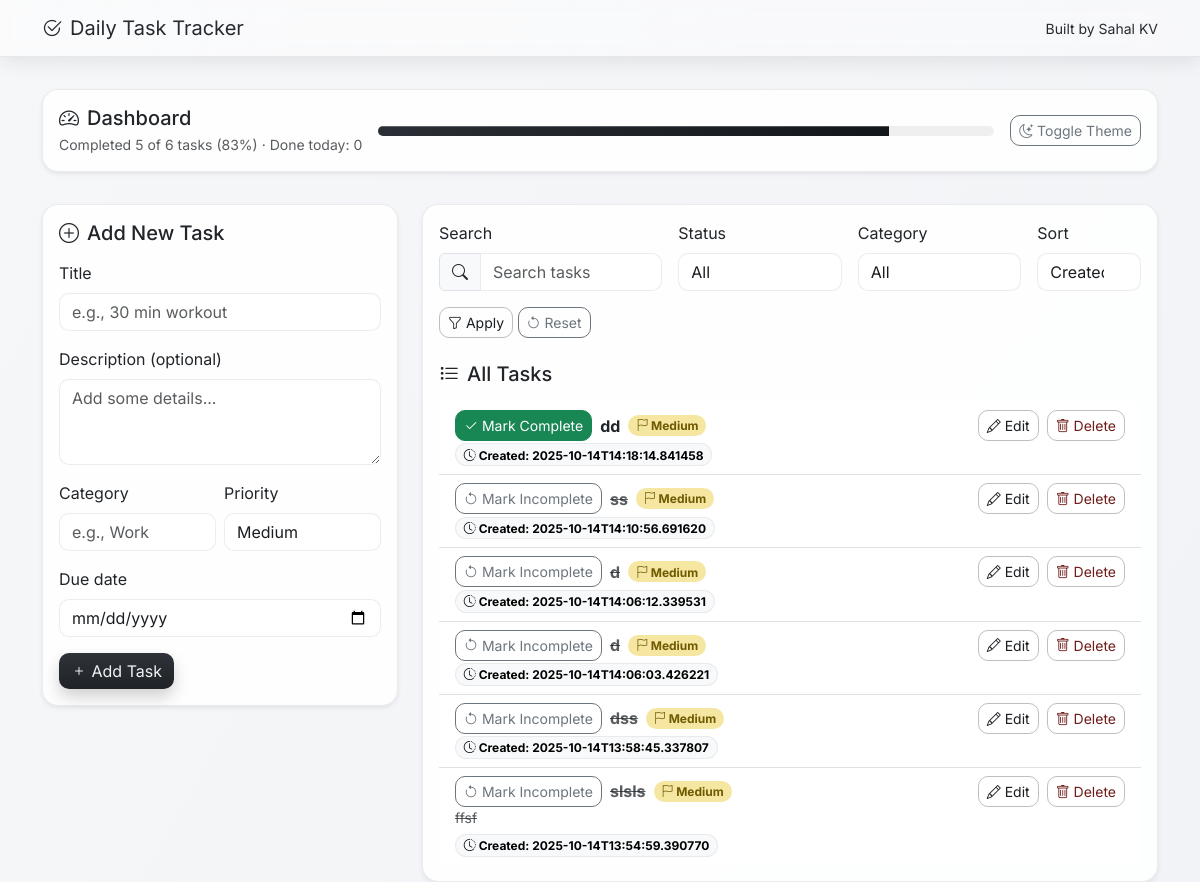
Before: / with the older database file.
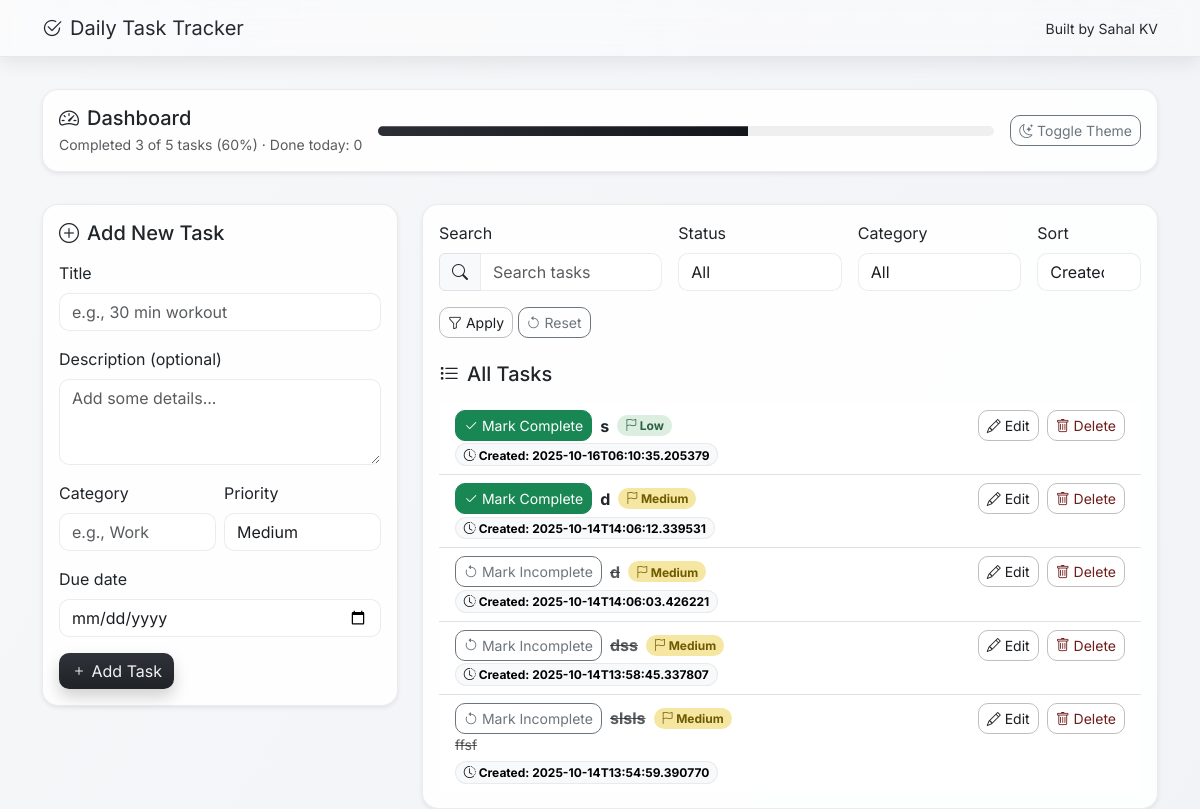
After: the same page with the newer database file.
### tables this page shows
CREATE TABLE tasks (
            id INTEGER PRIMARY KEY AUTOINCREMENT,
            title TEXT NOT NULL,
            description TEXT,
            status INTEGER NOT NULL DEFAULT 0,
            created_at TEXT NOT NULL
        , category TEXT DEFAULT '', priority TEXT DEFAULT 'Medium', due_date TEXT, completed_at TEXT);

### app.py (the view)
@app.get("/")
def index():
    status = request.args.get("status", "")
    category = request.args.get("category", "")
    q = request.args.get("q", "")
    sort = request.args.get("sort", "created")
    tasks = _query_tasks({"status": status, "category": category, "q": q}, sort)
    total = len(tasks)
    completed = sum(1 for t in tasks if t.get("status"))
    progress_pct = int((completed / total) * 100) if total else 0
    today_str = date.today().isoformat()
    done_today = 0
    for t in tasks:
        ca = t.get("completed_at")
        if ca and ca[:10] == today_str:
            done_today += 1
    db = get_db()
    cats = [r[0] for r in db.execute("SELECT DISTINCT category FROM tasks WHERE category IS NOT NULL AND category != '' ORDER BY category").fetchall()]
    return render_template(
        "index.html",
        tasks=tasks,
        filters={"status": status, "category": category, "q": q, "sort": sort},
        stats={"total": total, "completed": completed, "progress_pct": progress_pct, "done_today": done_today},
        categories=cats,
    )

### app.py (called while the page is built, shortened)
def get_db() -> sqlite3.Connection:
    if "db" not in g:
        conn = sqlite3.connect(app.config["DATABASE"], detect_types=sqlite3.PARSE_DECLTYPES)
        conn.row_factory = sqlite3.Row
        g.db = conn
    return g.db

@app.teardown_appcontext
def teardown_db(exception):
    close_db()

def _column_exists(db: sqlite3.Connection, table: str, column: str) -> bool:
    cur = db.execute(f"PRAGMA table_info({table})")
    for row in cur.fetchall():
        if row[1] == column:
            return True
    return False

def init_db() -> None:
    db = get_db()
    db.execute(
        """
        CREATE TABLE IF NOT EXISTS tasks (
            id INTEGER PRIMARY KEY AUTOINCREMENT,
            title TEXT NOT NULL,
            description TEXT,
            status INTEGER NOT NULL DEFAULT 0,
            created_at TEXT NOT NULL
        );
        """
    )
    if not _column_exists(db, "tasks", "category"):
        db.execute("ALTER TABLE tasks ADD COLUMN category TEXT DEFAULT ''")
    if not _column_exists(db, "tasks", "priority"):
        db.execute("ALTER TABLE tasks ADD COLUMN priority TEXT DEFAULT 'Medium'")
    if not _column_exists(db, "tasks", "due_date"):
        db.execute("ALTER TABLE tasks ADD COLUMN due_date TEXT")
    if not _column_exists(db, "tasks", "completed_at"):
        db.execute("ALTER TABLE tasks ADD COLUMN completed_at TEXT")
    db.commit()

def _row_to_task_dict(row: sqlite3.Row) -> dict:
    task = dict(row)
    due_iso = task.get("due_date")
    task["is_overdue"] = False
    task["days_left_display"] = None
    return task

@app.before_request
def ensure_db():
    init_db()

### templates/index.html (shortened to what this page needs)
{% extends 'base.html' %} {% block content %}
<div class="row g-4">
  <div class="col-12">
    <div class="card shadow-sm mb-2">
      <div class="card-body d-flex align-items-center justify-content-between flex-wrap gap-3">
        <div>
          <h5 class="card-title mb-1 d-flex align-items-center gap-2"><i class="bi bi-speedometer2"></i> Dashboard</h5>
          <div class="text-muted small">
            Completed {{ stats.completed }} of {{ stats.total }} tasks
            {% if stats.total %}
            ({{ stats.progress_pct }}%)
            {% endif %}
            · Done today: {{ stats.done_today }}
          </div>
        </div>
        <div class="flex-grow-1" style="min-width: 240px;">
          <div class="progress" role="progressbar" aria-valuenow="{{ stats.progress_pct }}" aria-valuemin="0" aria-valuemax="100">
            <div class="progress-bar" style="width: {{ stats.progress_pct }}%;"></div>
          </div>
        </div>
        <div class="d-flex align-items-center gap-2">
          <button id="themeToggle" class="btn btn-outline-secondary btn-sm"><i class="bi bi-moon-stars"></i> Toggle Theme</button>
        </div>
      </div>
    </div>
  </div>
  <div class="col-12 col-lg-4">
    <div class="card shadow-sm fade-in-up">
      <div class="card-body">
        <h5 class="card-title mb-3 d-flex align-items-center gap-2"><i class="bi bi-plus-circle"></i> Add New Task</h5>
        <form method="post" action="{{ url_for('add') }}">
          <div class="mb-3">
            <label class="form-label">Title</label>
            <input type="text" name="title" class="form-control" placeholder="e.g., 30 min workout" required />
          </div>
          <div class="mb-3">
            <label class="form-label">Description (optional)</label>
            <textarea name="description" class="form-control" rows="3" placeholder="Add some details..."></textarea>
          </div>
          <div class="row g-2 mb-3">
            <div class="col-12 col-sm-6">
              <label class="form-label">Category</label>
              <input name="category" class="form-control" list="categoryList" placeholder="e.g., Work" />
            </div>
            <div class="col-12 col-sm-6">
              <label class="form-label">Priority</label>
              <select name="priority" class="form-select">
                <option value="Medium" selected>Medium</option>
              </select>
            </div>
          </div>
          <div class="mb-3">
            <label class="form-label">Due date</label>
            <input type="date" name="due_date" class="form-control" />
          </div>
          <button class="btn btn-primary" type="submit"><i class="bi bi-plus"></i> Add Task</button>
        </form>
      </div>
    </div>
  </div>
  <div class="col-12 col-lg-8">
    <div class="card shadow-sm fade-in-up">
      <div class="card-body">
        <form class="row g-3 align-items-end mb-4" method="get" action="{{ url_for('index') }}">
          <div class="col-12 col-md-4">
            <label class="form-label">Search</label>
            <div class="input-group">
              <span class="input-group-text"><i class="bi bi-search"></i></span>
              <input type="search" name="q" value="{{ filters.q }}" class="form-control" placeholder="Search tasks" />
            </div>
          </div>
          <div class="col-6 col-md-3">
            <label class="form-label">Status</label>
            <select name="status" class="form-select">
              <option value="" {% if not filters.status %}selected{% endif %}>All</option>
            </select>
          </div>
          <div class="col-6 col-md-3">
            <label class="form-label">Category</label>
            <select name="category" class="form-select">
              <option value="" {% if not filters.category %}selected{% endif %}>All</option>
            </select>
          </div>
          <div class="col-6 col-md-2">
            <label class="form-label">Sort</label>
            <select name="sort" class="form-select">
              <option value="created" {% if filters.sort=='created' %}selected{% endif %}>Created</option>
            </select>
          </div>
          <div class="col-12">
            <button class="btn btn-outline-primary btn-sm"><i class="bi bi-funnel"></i> Apply</button>
            <a class="btn btn-outline-secondary btn-sm" href="{{ url_for('index') }}"><i class="bi bi-arrow-counterclockwise"></i> Reset</a>
          </div>
        </form>
        <h5 class="card-title mb-3 d-flex align-items-center gap-2"><i class="bi bi-list-task"></i> All Tasks</h5>
        {% if tasks %}
        <ul class="list-group list-group-flush">
          {% for task in tasks %}
          {% set pr = task['priority'] or 'Medium' %}
          {% set badge_class = 'text-bg-secondary' %}
          {% if pr == 'High' %}{% set badge_class = 'text-bg-danger' %}{% elif pr == 'Medium' %}{% set badge_class = 'text-bg-warning' %}{% else %}{% set badge_class = 'text-bg-success' %}{% endif %}
          <li class="list-group-item d-flex align-items-start justify-content-between">
            <div class="me-3 flex-grow-1">
              <div class="d-flex align-items-center gap-2 flex-wrap">
                <form method="post" action="{{ url_for('toggle', task_id=task['id']) }}">
                  <button class="btn btn-sm {{ 'btn-success' if not task['status'] else 'btn-outline-secondary' }}" type="submit" data-bs-toggle="tooltip" data-bs-title="Toggle complete">
                    {% if task['status'] %}<i class="bi bi-arrow-counterclockwise"></i> Mark Incomplete{% else %}<i class="bi bi-check2"></i> Mark Complete{% endif %}
                  </button>
                </form>
                <div class="d-flex align-items-center gap-2">
                  <strong class="{{ 'text-muted text-decoration-line-through' if task['status'] else '' }}">
                    {{ task['title'] }}
                  </strong>
                  <span class="badge {{ badge_class }}"><i class="bi bi-flag"></i> {{ pr }}</span>
                </div>
              </div>
              {% if task['description'] %}
              <p class="mb-1 small {{ 'text-muted text-decoration-line-through' if task['status'] else '' }}">{{ task['description'] }}</p>
              {% endif %}
              <span class="badge text-bg-light small"><i class="bi bi-clock-history"></i> Created: {{ task['created_at'] }}</span>
            </div>
            <div class="d-flex gap-2">
              <a href="{{ url_for('edit', task_id=task['id']) }}" class="btn btn-sm btn-outline-primary" data-bs-toggle="tooltip" data-bs-title="Edit task"><i class="bi bi-pencil"></i> Edit</a>
              <form method="post" action="{{ url_for('remove', task_id=task['id']) }}" class="js-confirm"
                    data-confirm-message="Delete this task?" data-confirm-okay-class="btn-danger" data-confirm-okay-text="Delete">
                <button type="submit" class="btn btn-sm btn-outline-danger" data-bs-toggle="tooltip" data-bs-title="Delete task"><i class="bi bi-trash"></i> Delete</button>
              </form>
            </div>
          </li>
          {% endfor %}
        </ul>
        {% else %}
        <div class="text-center py-5">
          <div class="display-6 mb-2">Nothing here yet</div>
          <p class="text-muted">Use the form on the left to add your first task.</p>
        </div>
        {% endif %}
      </div>
    </div>
  </div>
</div>
{% endblock %}

### templates/base.html (shortened to what this page needs)
<!DOCTYPE html>
<html lang="en">
  <head>
    <link
      href="https://cdn.jsdelivr.net/npm/bootstrap@5.3.3/dist/css/bootstrap.min.css"
      rel="stylesheet"
    />
    <link
      href="https://cdn.jsdelivr.net/npm/bootstrap-icons@1.11.3/font/bootstrap-icons.css"
      rel="stylesheet"
    />
    <link
      href="{{ url_for('static', filename='style.css') }}?v=5"
      rel="stylesheet"
    />
  </head>
  <body>
    <nav class="navbar navbar-expand-lg navbar-dark app-navbar mb-4 fade-in-up">
      <div class="container">
        <a
          class="navbar-brand d-flex align-items-center gap-2 title-gradient"
          href="{{ url_for('index') }}"
        >
          <i class="bi bi-check2-circle"></i>
          <span>Daily Task Tracker</span>
        </a>
        <span
          class="ms-auto navbar-text text-light small d-none d-sm-inline-flex align-items-center gap-1 title-gradient"
        >
        </span>
      </div>
    </nav>
    <div class="hero-spacer"></div>
    <main class="container fade-in-up delay-1">
      {% block content %}{% endblock %}
    </main>
  </body>
</html>

### static/style.css (style rules this page uses)
:root { --app-bg-start: #f6f7f9; --app-bg-end: #eceff3; --app-surface: rgba(255, 255, 255, 0.85); --app-surface-strong: rgba(255, 255, 255, 0.95); --app-text: #1a1d21; --app-border: rgba(20, 24, 40, 0.08); --app-shadow: 0 6px 18px rgba(0, 0, 0, 0.06); }
body { color: var(--app-text); background: radial-gradient(900px 500px at 0% -10%, rgba(255,255,255,0.5), transparent 40%), radial-gradient(900px 500px at 120% 10%, rgba(255,255,255,0.35), transparent 40%), linear-gradient(135deg, var(--app-bg-start), var(--app-bg-end)); min-height: 100vh; font-family: 'Inter', system-ui, -apple-system, Segoe UI, Roboto, Arial, sans-serif; }
.app-navbar { background: linear-gradient(90deg, rgba(255,255,255,0.5) 0%, rgba(255,255,255,0.4) 100%); box-shadow: 0 6px 18px rgba(0,0,0,0.08); border-bottom: 1px solid var(--app-border); backdrop-filter: blur(10px); }
main.container { position: relative; z-index: 1; }
.card { border: 1px solid var(--app-border); border-radius: 16px; background: var(--app-surface); box-shadow: var(--app-shadow); backdrop-filter: blur(8px); }
.card .btn { border-radius: 10px; }
.btn { border-radius: 10px; }
.btn-primary { background: linear-gradient(180deg, #2f3339 0%, #1f2328 100%); border: 0; color: #f1f2f4; box-shadow: 0 8px 16px rgba(0,0,0,0.18); }
.btn-outline-primary { border-color: rgba(0,0,0,0.25); color: #1a1d21; }
.btn-outline-danger { border-color: rgba(0,0,0,0.25); color: #6f1d1b; }
.progress { height: 10px; background-color: rgba(0,0,0,0.06); border-radius: 999px; overflow: hidden; }
.progress-bar { background: linear-gradient(90deg, #2b2f35 0%, #13171c 100%); box-shadow: inset 0 1px 0 rgba(255,255,255,0.25); }
.list-group-item { border-left: 0; border-right: 0; transition: transform .08s ease, background-color .2s ease, box-shadow .2s ease; }
.list-group-item p { white-space: pre-wrap; }
.badge { border-radius: 999px; }
.badge.text-bg-light { background-color: #f2f4f7; color: #1a1d21; border: 1px solid rgba(0,0,0,0.06); }
.text-bg-warning { color: #6e5a00 !important; background-color: #f5e6a1 !important; }
.text-bg-success { background-color: #dbeee0 !important; color: #2f5f47 !important; }
.form-control, .form-select { border-radius: 10px; background: var(--app-surface-strong); border-color: var(--app-border); color: var(--app-text); }
.hero-spacer { height: 8px; }
.fade-in-up { animation: fadeUp .6s cubic-bezier(.2,.6,.2,1) both; }
.fade-in-up.delay-1 { animation-delay: .05s; }
body::before { content: ''; position: fixed; inset: 0; background: radial-gradient(800px 400px at 20% -10%, rgba(255,255,255,0.25), transparent 40%), radial-gradient(1000px 500px at 120% 10%, rgba(255,255,255,0.18), transparent 40%), linear-gradient(120deg, var(--app-bg-start), var(--app-bg-end)); background-size: 200% 200%; z-index: 0; animation: bgShift 16s ease-in-out infinite; pointer-events: none; }
.title-gradient { background: linear-gradient(180deg, #2f3339 0%, #1f2328 100%); -webkit-background-clip: text; background-clip: text; color: transparent !important; }

Changed rows visible on the page:
removed tasks: status 0 (drawn), title "dd", priority "Medium", created_at "2025-10-14T14:18:14.841458"
removed tasks: status 1 (drawn), title "ss", priority "Medium", created_at "2025-10-14T14:10:56.691620"
added tasks: status 0 (drawn), title "s", priority "Low", created_at "2025-10-16T06:10:35.205379"
changed tasks (number 2 of 5 on the later page): status "Mark Incomplete" → "Mark Complete"
Other visible differences:
{{ stats.completed }}: "5" → "3"
{{ stats.total }}: "6" → "5"
{{ stats.progress_pct }}: "83" → "60"
{{ stats.progress_pct }}: 83 → 60 (drawn)
